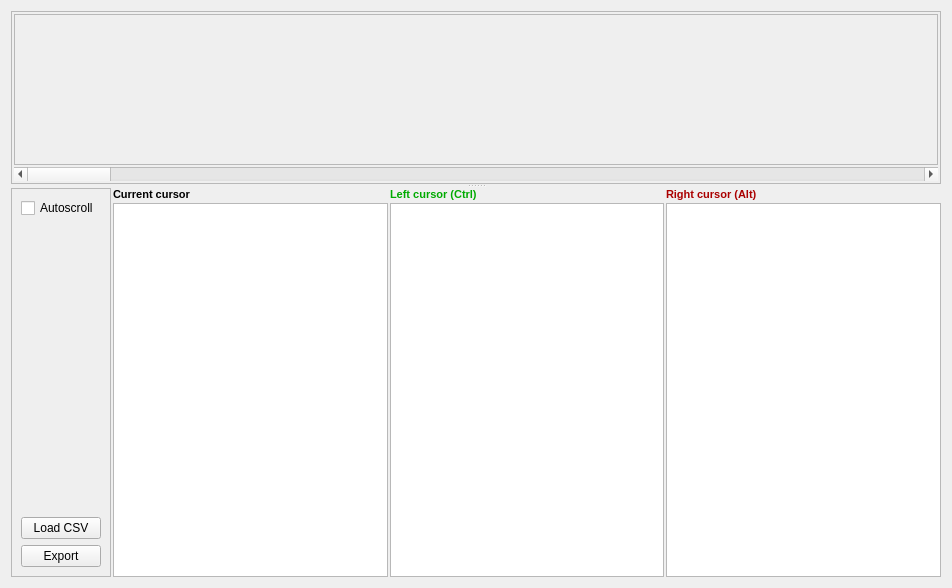
<?xml version="1.0" encoding="UTF-8"?>
<ui version="4.0">
 <class>CGraphForm</class>
 <widget class="QWidget" name="CGraphForm">
  <property name="geometry">
   <rect>
    <x>0</x>
    <y>0</y>
    <width>952</width>
    <height>588</height>
   </rect>
  </property>
  <property name="windowTitle">
   <string>Signal plot</string>
  </property>
  <layout class="QVBoxLayout" name="verticalLayout_7">
   <item>
    <widget class="QSplitter" name="splitter">
     <property name="orientation">
      <enum>Qt::Vertical</enum>
     </property>
     <widget class="QFrame" name="frame_2">
      <property name="frameShape">
       <enum>QFrame::StyledPanel</enum>
      </property>
      <property name="frameShadow">
       <enum>QFrame::Raised</enum>
      </property>
      <layout class="QVBoxLayout" name="verticalLayout_6">
       <property name="spacing">
        <number>2</number>
       </property>
       <property name="leftMargin">
        <number>2</number>
       </property>
       <property name="topMargin">
        <number>2</number>
       </property>
       <property name="rightMargin">
        <number>2</number>
       </property>
       <property name="bottomMargin">
        <number>2</number>
       </property>
       <item>
        <widget class="QScrollArea" name="scrollArea">
         <property name="widgetResizable">
          <bool>true</bool>
         </property>
         <widget class="QWidget" name="scrollAreaWidgetContents">
          <property name="geometry">
           <rect>
            <x>0</x>
            <y>0</y>
            <width>926</width>
            <height>168</height>
           </rect>
          </property>
          <layout class="QVBoxLayout" name="verticalLayout_2">
           <property name="spacing">
            <number>2</number>
           </property>
           <property name="leftMargin">
            <number>0</number>
           </property>
           <property name="topMargin">
            <number>0</number>
           </property>
           <property name="rightMargin">
            <number>0</number>
           </property>
           <property name="bottomMargin">
            <number>0</number>
           </property>
           <item>
            <widget class="QCustomPlot" name="plot" native="true">
             <property name="sizePolicy">
              <sizepolicy hsizetype="Preferred" vsizetype="Expanding">
               <horstretch>0</horstretch>
               <verstretch>0</verstretch>
              </sizepolicy>
             </property>
            </widget>
           </item>
          </layout>
         </widget>
        </widget>
       </item>
       <item>
        <widget class="QScrollBar" name="horizontalScrollBar">
         <property name="orientation">
          <enum>Qt::Horizontal</enum>
         </property>
        </widget>
       </item>
      </layout>
     </widget>
     <widget class="QWidget" name="layoutWidget">
      <layout class="QHBoxLayout" name="horizontalLayout_4">
       <property name="spacing">
        <number>2</number>
       </property>
       <item>
        <widget class="QFrame" name="frame">
         <property name="frameShape">
          <enum>QFrame::StyledPanel</enum>
         </property>
         <property name="frameShadow">
          <enum>QFrame::Raised</enum>
         </property>
         <layout class="QVBoxLayout" name="verticalLayout_5">
          <item>
           <widget class="QCheckBox" name="checkAutoScroll">
            <property name="text">
             <string>Autoscroll</string>
            </property>
           </widget>
          </item>
          <item>
           <spacer name="verticalSpacer">
            <property name="orientation">
             <enum>Qt::Vertical</enum>
            </property>
            <property name="sizeHint" stdset="0">
             <size>
              <width>20</width>
              <height>40</height>
             </size>
            </property>
           </spacer>
          </item>
          <item>
           <widget class="QPushButton" name="btnLoadCSV">
            <property name="text">
             <string>Load CSV</string>
            </property>
           </widget>
          </item>
          <item>
           <widget class="QPushButton" name="btnExport">
            <property name="text">
             <string>Export</string>
            </property>
           </widget>
          </item>
         </layout>
        </widget>
       </item>
       <item>
        <layout class="QVBoxLayout" name="verticalLayout_4">
         <property name="spacing">
          <number>2</number>
         </property>
         <item>
          <layout class="QHBoxLayout" name="horizontalLayout">
           <item>
            <widget class="QLabel" name="label">
             <property name="font">
              <font>
               <pointsize>8</pointsize>
               <weight>75</weight>
               <bold>true</bold>
              </font>
             </property>
             <property name="text">
              <string>Current cursor</string>
             </property>
            </widget>
           </item>
           <item>
            <widget class="QLabel" name="lblTimeRunning">
             <property name="font">
              <font>
               <pointsize>8</pointsize>
              </font>
             </property>
            </widget>
           </item>
          </layout>
         </item>
         <item>
          <widget class="QTableWidget" name="listRunning">
           <property name="font">
            <font>
             <pointsize>8</pointsize>
            </font>
           </property>
           <property name="editTriggers">
            <set>QAbstractItemView::NoEditTriggers</set>
           </property>
           <property name="selectionMode">
            <enum>QAbstractItemView::NoSelection</enum>
           </property>
           <property name="gridStyle">
            <enum>Qt::DotLine</enum>
           </property>
           <property name="cornerButtonEnabled">
            <bool>false</bool>
           </property>
           <attribute name="horizontalHeaderVisible">
            <bool>false</bool>
           </attribute>
           <attribute name="verticalHeaderVisible">
            <bool>false</bool>
           </attribute>
          </widget>
         </item>
        </layout>
       </item>
       <item>
        <layout class="QVBoxLayout" name="verticalLayout_3">
         <property name="spacing">
          <number>2</number>
         </property>
         <item>
          <layout class="QHBoxLayout" name="horizontalLayout_2">
           <item>
            <widget class="QLabel" name="label_2">
             <property name="palette">
              <palette>
               <active>
                <colorrole role="WindowText">
                 <brush brushstyle="SolidPattern">
                  <color alpha="255">
                   <red>0</red>
                   <green>170</green>
                   <blue>0</blue>
                  </color>
                 </brush>
                </colorrole>
               </active>
               <inactive>
                <colorrole role="WindowText">
                 <brush brushstyle="SolidPattern">
                  <color alpha="255">
                   <red>0</red>
                   <green>170</green>
                   <blue>0</blue>
                  </color>
                 </brush>
                </colorrole>
               </inactive>
               <disabled>
                <colorrole role="WindowText">
                 <brush brushstyle="SolidPattern">
                  <color alpha="255">
                   <red>150</red>
                   <green>158</green>
                   <blue>167</blue>
                  </color>
                 </brush>
                </colorrole>
               </disabled>
              </palette>
             </property>
             <property name="font">
              <font>
               <pointsize>8</pointsize>
               <weight>75</weight>
               <bold>true</bold>
              </font>
             </property>
             <property name="text">
              <string>Left cursor (Ctrl)</string>
             </property>
            </widget>
           </item>
           <item>
            <widget class="QLabel" name="lblTimeLeft">
             <property name="font">
              <font>
               <pointsize>8</pointsize>
              </font>
             </property>
            </widget>
           </item>
          </layout>
         </item>
         <item>
          <widget class="QTableWidget" name="listLeft">
           <property name="font">
            <font>
             <pointsize>8</pointsize>
            </font>
           </property>
           <property name="editTriggers">
            <set>QAbstractItemView::NoEditTriggers</set>
           </property>
           <property name="selectionMode">
            <enum>QAbstractItemView::NoSelection</enum>
           </property>
           <property name="gridStyle">
            <enum>Qt::DotLine</enum>
           </property>
           <property name="cornerButtonEnabled">
            <bool>false</bool>
           </property>
           <attribute name="horizontalHeaderVisible">
            <bool>false</bool>
           </attribute>
           <attribute name="verticalHeaderVisible">
            <bool>false</bool>
           </attribute>
          </widget>
         </item>
        </layout>
       </item>
       <item>
        <layout class="QVBoxLayout" name="verticalLayout">
         <property name="spacing">
          <number>2</number>
         </property>
         <item>
          <layout class="QHBoxLayout" name="horizontalLayout_3">
           <item>
            <widget class="QLabel" name="label_3">
             <property name="palette">
              <palette>
               <active>
                <colorrole role="WindowText">
                 <brush brushstyle="SolidPattern">
                  <color alpha="255">
                   <red>170</red>
                   <green>0</green>
                   <blue>0</blue>
                  </color>
                 </brush>
                </colorrole>
               </active>
               <inactive>
                <colorrole role="WindowText">
                 <brush brushstyle="SolidPattern">
                  <color alpha="255">
                   <red>170</red>
                   <green>0</green>
                   <blue>0</blue>
                  </color>
                 </brush>
                </colorrole>
               </inactive>
               <disabled>
                <colorrole role="WindowText">
                 <brush brushstyle="SolidPattern">
                  <color alpha="255">
                   <red>150</red>
                   <green>158</green>
                   <blue>167</blue>
                  </color>
                 </brush>
                </colorrole>
               </disabled>
              </palette>
             </property>
             <property name="font">
              <font>
               <pointsize>8</pointsize>
               <weight>75</weight>
               <bold>true</bold>
              </font>
             </property>
             <property name="text">
              <string>Right cursor (Alt)</string>
             </property>
            </widget>
           </item>
           <item>
            <widget class="QLabel" name="lblTimeRight">
             <property name="font">
              <font>
               <pointsize>8</pointsize>
              </font>
             </property>
            </widget>
           </item>
          </layout>
         </item>
         <item>
          <widget class="QTableWidget" name="listRight">
           <property name="font">
            <font>
             <pointsize>8</pointsize>
            </font>
           </property>
           <property name="editTriggers">
            <set>QAbstractItemView::NoEditTriggers</set>
           </property>
           <property name="selectionMode">
            <enum>QAbstractItemView::NoSelection</enum>
           </property>
           <property name="gridStyle">
            <enum>Qt::DotLine</enum>
           </property>
           <property name="cornerButtonEnabled">
            <bool>false</bool>
           </property>
           <attribute name="horizontalHeaderVisible">
            <bool>false</bool>
           </attribute>
           <attribute name="verticalHeaderVisible">
            <bool>false</bool>
           </attribute>
          </widget>
         </item>
        </layout>
       </item>
      </layout>
     </widget>
    </widget>
   </item>
  </layout>
 </widget>
 <customwidgets>
  <customwidget>
   <class>QCustomPlot</class>
   <extends>QWidget</extends>
   <header location="global">qcustomplot-source/qcustomplot.h</header>
   <container>1</container>
  </customwidget>
 </customwidgets>
 <resources/>
 <connections/>
</ui>
